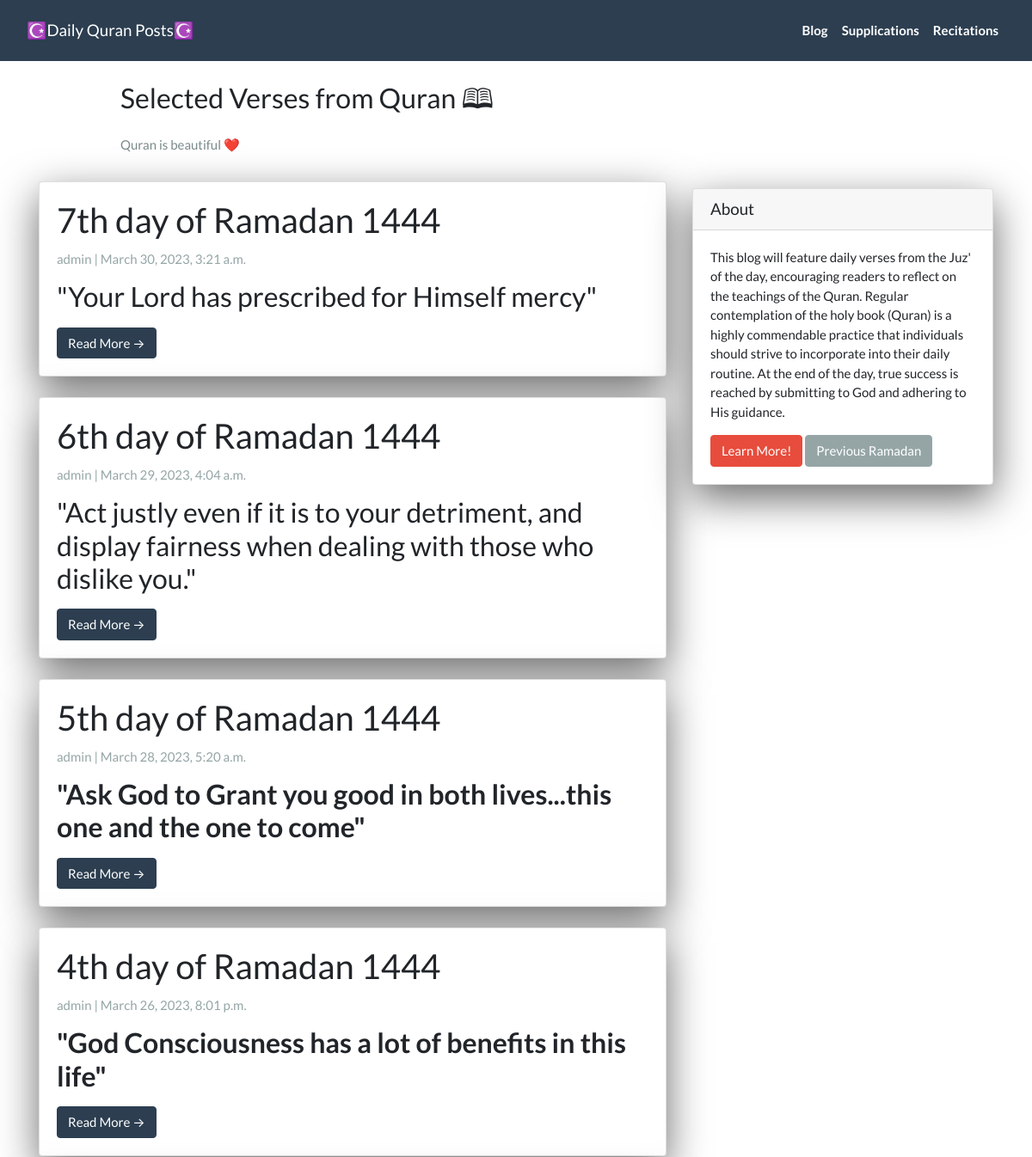
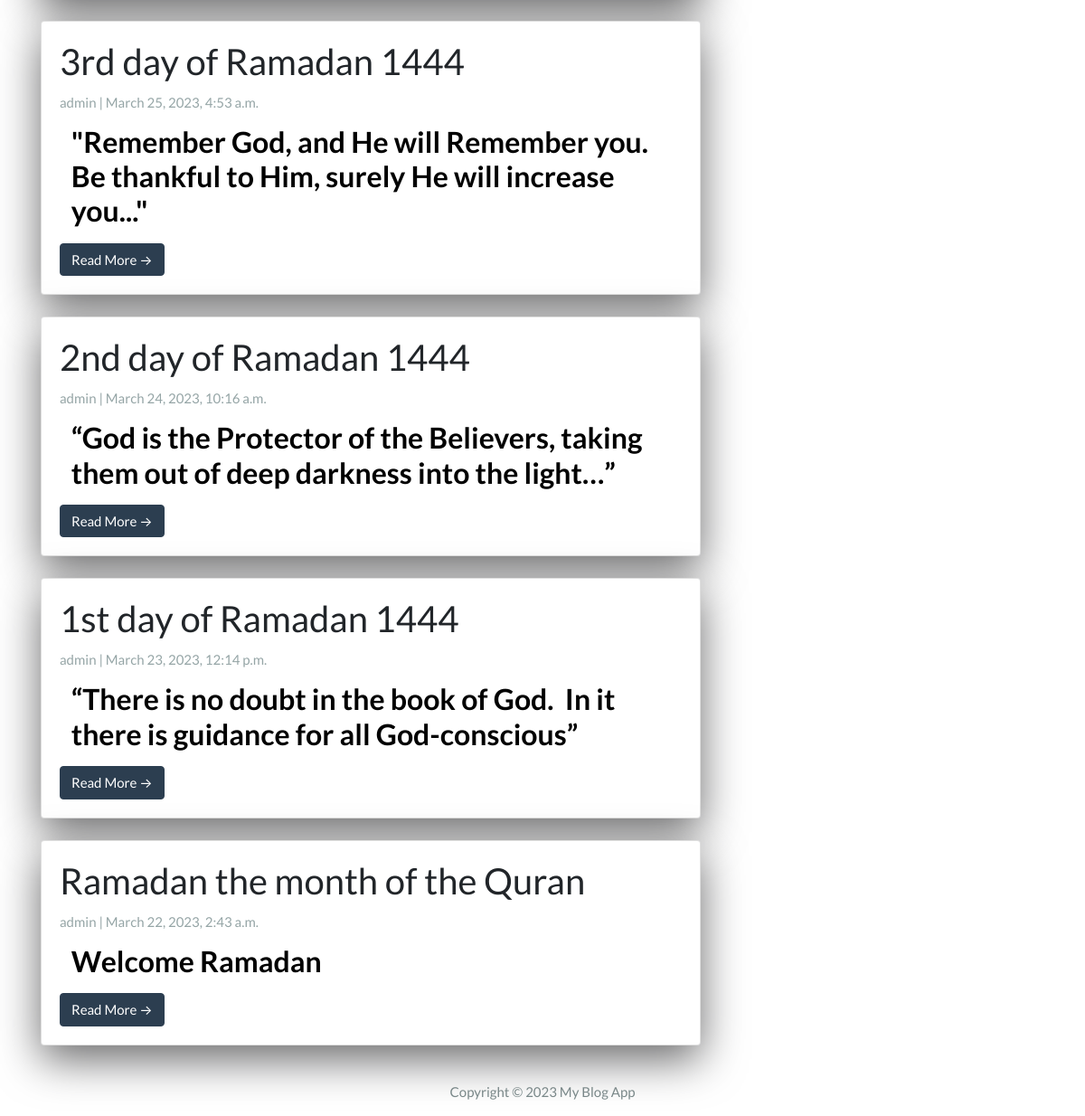
The page / on the database its author committed (2 pictures, top to bottom).
### App/models.py (models this page shows, shortened)
class Post(models.Model):
  title =  models.CharField(max_length=200, unique=True)
  slug =   models.SlugField(max_length=200, unique=True)
  author = models.ForeignKey(User, on_delete=models.CASCADE, related_name='blog_posts')
  created_on = models.DateTimeField(auto_now_add=True)
  updated_on = models.DateTimeField(auto_now=True)
  summary = RichTextField(blank=True, null=True)
  content = RichTextField(blank=True, null=True)
  video_link = EmbedVideoField(blank=True, null=True)
  status = models.IntegerField(choices=STATUS, default=0)
  class Meta:
    ordering = ['-created_on']

### App/views.py (the view)
# urls.py: path('', views.PostList.as_view(), name="home"),
class PostList(generic.ListView):
  queryset = Post.objects.filter(status=1).order_by('-created_on')
  template_name = 'index.html'

### App/templates/index.html (shortened to what this page needs)
{% extends "base.html" %}
{% block content %}
<header class="masthead">
  <div class="container">
    <div class="row">
      <div class=" col-md-8 col-md-10 mx-auto">
        <div class="site-heading">
          <h3 class=" site-heading my-4 mt-3 text-black">Selected Verses from Quran 🕮 </h3>
          <p class="text-dark">Quran is beautiful ❤️</p>
        </div>
      </div>
    </div>
  </div>
</header>
<div class="container">
  <div class="row">
    <div class="col-md-8 mt-3 left">
      {% for post in post_list %}
      <div class="card mb-4">
        <div class="card-body">
          <h2 class="card-title">{{ post.title }}</h2>
          <p class="card-text text-muted h6">{{ post.author }} | {{ post.created_on}} </p>
          <p class="card-text">{{post.summary | safe}}</p>
          <a href="{% url 'post_detail' post.slug  %}" class="btn btn-primary">Read More &rarr;</a>
        </div>
      </div>
      {% endfor %}
    </div>
    {% block sidebar %}
    {% include 'sidebar.html' %}
    {% endblock sidebar %}
  </div>
</div>
{%endblock%}

### App/templates/sidebar.html (style rules this page uses)
.card { box-shadow: 0 16px 48px #6a6a6b; }

### rows shown on the page
Post: title "7th day of Ramadan 1444", author "admin", created_on "March 30, 2023, 3:21 a.m.", summary "\"Your Lord has prescribed for Himself mercy\""
Post: title "6th day of Ramadan 1444", author "admin", created_on "March 29, 2023, 4:04 a.m.", summary "\"Act justly even if it is to your detriment, and display fairness when dealing with those who dislike you.\""
Post: title "5th day of Ramadan 1444", author "admin", created_on "March 28, 2023, 5:20 a.m.", summary "\" Ask God to Grant you good in both lives...this one and the one to come\""
Post: title "4th day of Ramadan 1444", author "admin", created_on "March 26, 2023, 8:01 p.m.", summary "\" God Consciousness has a lot of benefits in this life\""
Post: title "3rd day of Ramadan 1444", author "admin", created_on "March 25, 2023, 4:53 a.m.", summary "\"Remember God, and He will Remember you. Be thankful to Him, surely He will increase you...\""
Post: title "2nd day of Ramadan 1444", author "admin", created_on "March 24, 2023, 10:16 a.m.", summary "“God is the Protector of the Believers, taking them out of deep darkness into the light…”"
Post: title "1st day of Ramadan 1444", author "admin", created_on "March 23, 2023, 12:14 p.m.", summary "“There is no doubt in the book of God. In it there is guidance for all God-conscious”"
Post: title "Ramadan the month of the Quran", author "admin", created_on "March 22, 2023, 2:43 a.m.", summary "Welcome Ramadan"
